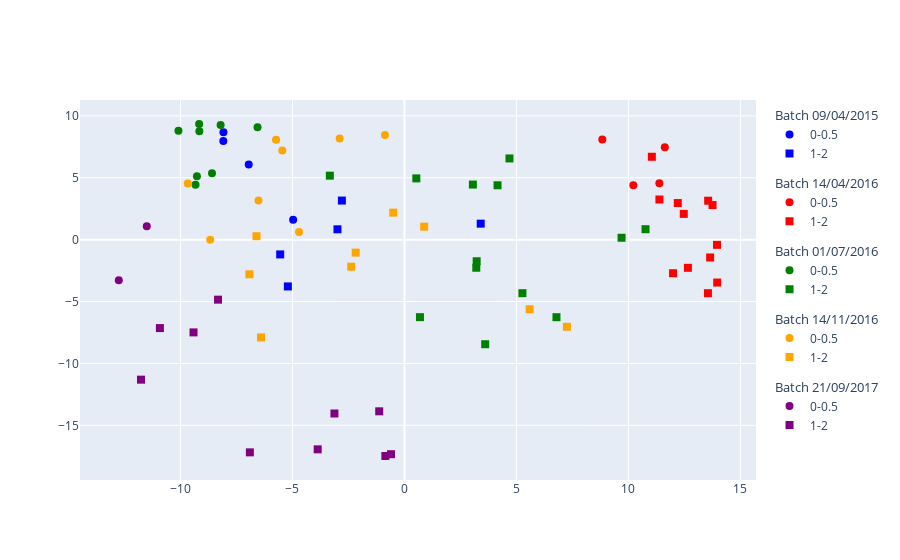

The code cell stored with this chart in its notebook:
### Markdown cell above
## Dataset Requirements

The dataset should contain the following to be compatible with the ABaCo framework:

[insert image or phony table]

- The data must have 3 categorical columns: 
    1. unique ids to identify the observations/samples e.g. sample ids `sample`
    2. ids for the batch/factor groupings to be corrected by abaco. e.g. dates of sample analysis `batch`
    3. biological/experimental factor variation for abaco to retain when correcting batch effect e.g., phenol concentration condition `trt`

- And the features (numeric type) to be trained on. 

`abaco` provides a `BatchEffectDataLoader.dataPreprocess()` function to help convert a plain text file (e.g, csv, tsv) into a compatible pd.DataFrame format, and a `onehotencoding()` function to encode categorical columns.

### Code cell
from abaco.BatchEffectDataLoader import DataPreprocess, one_hot_encoding

# Load AD count
path_to_dataset = "data/dataset_ad.csv"
ad_count_batch_label = "batch"
ad_count_sample_label = "sample"
ad_count_bio_label = "trt"

# Convert data path into compatible pd.DataFrame with ABaCo framework
ad_count_data = DataPreprocess(
    path_to_dataset,
    factors=[
        ad_count_sample_label, 
        ad_count_batch_label, 
        ad_count_bio_label
    ]
)

# # One-hot encode the categorical columns
# one_hot_encoding(ad_count_data[ad_count_batch_label])[0], # one hot encoded batch information
# one_hot_encoding(ad_count_data[ad_count_bio_label])[0], #one hot encoded biological information


# see that there are 3 categorical and n numeric columns
ad_count_data.info()


# Summary
plotPCoA(
    data = ad_count_data, 
    sample_label=ad_count_sample_label, 
    batch_label=ad_count_batch_label, 
    experiment_label=ad_count_bio_label
)
print(ad_count_data.groupby([ad_count_batch_label, ad_count_bio_label]).size())

### Figure 1 — Plotly figure (JSON) as saved in the notebook; plotly's stock layout.template omitted (floating-point values rounded to 4 significant figures)
{"data": [{"legendgroup": "09/04/2015", "legendgrouptitle": {"text": "Batch 09/04/2015"}, "marker": {"color": ["blue", "blue", "blue", "blue"], "size": 8, "symbol": ["circle", "circle", "circle", "circle"]}, "mode": "markers", "name": "0-0.5", "type": "scatter", "x": [-8.082, -8.09, -6.955, -4.971], "y": [8.668, 7.966, 6.065, 1.597]}, {"legendgroup": "09/04/2015", "legendgrouptitle": {"text": "Batch 09/04/2015"}, "marker": {"color": ["blue", "blue", "blue", "blue", "blue"], "size": 8, "symbol": ["square", "square", "square", "square", "square"]}, "mode": "markers", "name": "1-2", "type": "scatter", "x": [-2.795, -2.992, -5.207, -5.549, 3.404], "y": [3.158, 0.835, -3.78, -1.193, 1.291]}, {"legendgroup": "14/04/2016", "legendgrouptitle": {"text": "Batch 14/04/2016"}, "marker": {"color": ["red", "red", "red", "red"], "size": 8, "symbol": ["circle", "circle", "circle", "circle"]}, "mode": "markers", "name": "0-0.5", "type": "scatter", "x": [8.835, 11.38, 11.63, 10.22], "y": [8.086, 4.561, 7.472, 4.402]}, {"legendgroup": "14/04/2016", "legendgrouptitle": {"text": "Batch 14/04/2016"}, "marker": {"color": ["red", "red", "red", "red", "red", "red", "red", "red", "red", "red", "red", "red"], "size": 8, "symbol": ["square", "square", "square", "square", "square", "square", "square", "square", "square", "square", "square", "square"]}, "mode": "markers", "name": "1-2", "type": "scatter", "x": [11.05, 11.38, 12.21, 12.47, 13.96, 13.96, 13.56, 13.65, 13.55, 13.76, 12.66, 11.99], "y": [6.695, 3.24, 2.957, 2.081, -0.4217, -3.466, 3.146, -1.44, -4.327, 2.795, -2.276, -2.715]}, {"legendgroup": "01/07/2016", "legendgrouptitle": {"text": "Batch 01/07/2016"}, "marker": {"color": ["green", "green", "green", "green", "green", "green", "green", "green"], "size": 8, "symbol": ["circle", "circle", "circle", "circle", "circle", "circle", "circle", "circle"]}, "mode": "markers", "name": "0-0.5", "type": "scatter", "x": [-9.159, -8.209, -10.09, -8.594, -6.562, -9.169, -9.33, -9.267], "y": [8.762, 9.265, 8.805, 5.364, 9.087, 9.342, 4.425, 5.125]}, {"legendgroup": "01/07/2016", "legendgrouptitle": {"text": "Batch 01/07/2016"}, "marker": {"color": ["green", "green", "green", "green", "green", "green", "green", "green", "green", "green", "green", "green", "green"], "size": 8, "symbol": ["square", "square", "square", "square", "square", "square", "square", "square", "square", "square", "square", "square", "square"]}, "mode": "markers", "name": "1-2", "type": "scatter", "x": [4.689, -3.332, 10.76, 6.788, 0.5292, 9.694, 5.267, 0.6914, 3.055, 3.207, 3.604, 4.156, 3.225], "y": [6.56, 5.167, 0.8422, -6.267, 4.948, 0.1507, -4.327, -6.265, 4.45, -2.27, -8.451, 4.391, -1.746]}, {"legendgroup": "14/11/2016", "legendgrouptitle": {"text": "Batch 14/11/2016"}, "marker": {"color": ["orange", "orange", "orange", "orange", "orange", "orange", "orange", "orange"], "size": 8, "symbol": ["circle", "circle", "circle", "circle", "circle", "circle", "circle", "circle"]}, "mode": "markers", "name": "0-0.5", "type": "scatter", "x": [-2.893, -5.735, -9.675, -0.8707, -8.675, -5.454, -6.519, -4.708], "y": [8.171, 8.063, 4.536, 8.463, 0.0004965, 7.205, 3.158, 0.6153]}, {"legendgroup": "14/11/2016", "legendgrouptitle": {"text": "Batch 14/11/2016"}, "marker": {"color": ["orange", "orange", "orange", "orange", "orange", "orange", "orange", "orange", "orange"], "size": 8, "symbol": ["square", "square", "square", "square", "square", "square", "square", "square", "square"]}, "mode": "markers", "name": "1-2", "type": "scatter", "x": [-6.608, -2.177, -6.406, -0.5016, 0.88, -6.924, -2.377, 7.252, 5.59], "y": [0.2749, -1.047, -7.902, 2.181, 1.051, -2.8, -2.187, -7.039, -5.627]}, {"legendgroup": "21/09/2017", "legendgrouptitle": {"text": "Batch 21/09/2017"}, "marker": {"color": ["purple", "purple"], "size": 8, "symbol": ["circle", "circle"]}, "mode": "markers", "name": "0-0.5", "type": "scatter", "x": [-11.51, -12.76], "y": [1.084, -3.29]}, {"legendgroup": "21/09/2017", "legendgrouptitle": {"text": "Batch 21/09/2017"}, "marker": {"color": ["purple", "purple", "purple", "purple", "purple", "purple", "purple", "purple", "purple", "purple"], "size": 8, "symbol": ["square", "square", "square", "square", "square", "square", "square", "square", "square", "square"]}, "mode": "markers", "name": "1-2", "type": "scatter", "x": [-8.325, -10.92, -11.77, -9.42, -3.127, -0.6, -3.875, -6.904, -1.127, -0.8532], "y": [-4.85, -7.147, -11.31, -7.494, -14.05, -17.34, -16.94, -17.19, -13.87, -17.48]}], "layout": {}}
